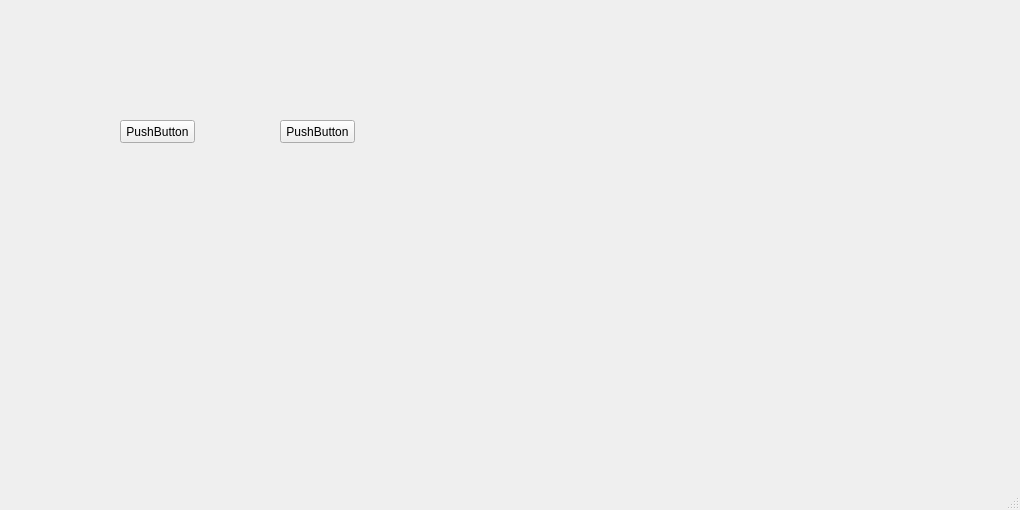
<?xml version="1.0" encoding="UTF-8"?>
<ui version="4.0">
 <class>MainWindow</class>
 <widget class="QMainWindow" name="MainWindow">
  <property name="geometry">
   <rect>
    <x>0</x>
    <y>0</y>
    <width>1020</width>
    <height>510</height>
   </rect>
  </property>
  <property name="windowTitle">
   <string>MainWindow</string>
  </property>
  <widget class="QWidget" name="centralwidget">
   <widget class="QPushButton" name="pushButton">
    <property name="geometry">
     <rect>
      <x>120</x>
      <y>120</y>
      <width>75</width>
      <height>23</height>
     </rect>
    </property>
    <property name="whatsThis">
     <string>&lt;html&gt;&lt;head/&gt;&lt;body&gt;&lt;p&gt;hello&lt;/p&gt;&lt;p&gt;&lt;br/&gt;&lt;/p&gt;&lt;/body&gt;&lt;/html&gt;</string>
    </property>
    <property name="text">
     <string>PushButton</string>
    </property>
   </widget>
   <widget class="QPushButton" name="pushButton_2">
    <property name="geometry">
     <rect>
      <x>280</x>
      <y>120</y>
      <width>75</width>
      <height>23</height>
     </rect>
    </property>
    <property name="text">
     <string>PushButton</string>
    </property>
   </widget>
  </widget>
  <widget class="QMenuBar" name="menubar">
   <property name="geometry">
    <rect>
     <x>0</x>
     <y>0</y>
     <width>1020</width>
     <height>21</height>
    </rect>
   </property>
  </widget>
  <widget class="QStatusBar" name="statusbar"/>
 </widget>
 <resources/>
 <connections/>
</ui>
